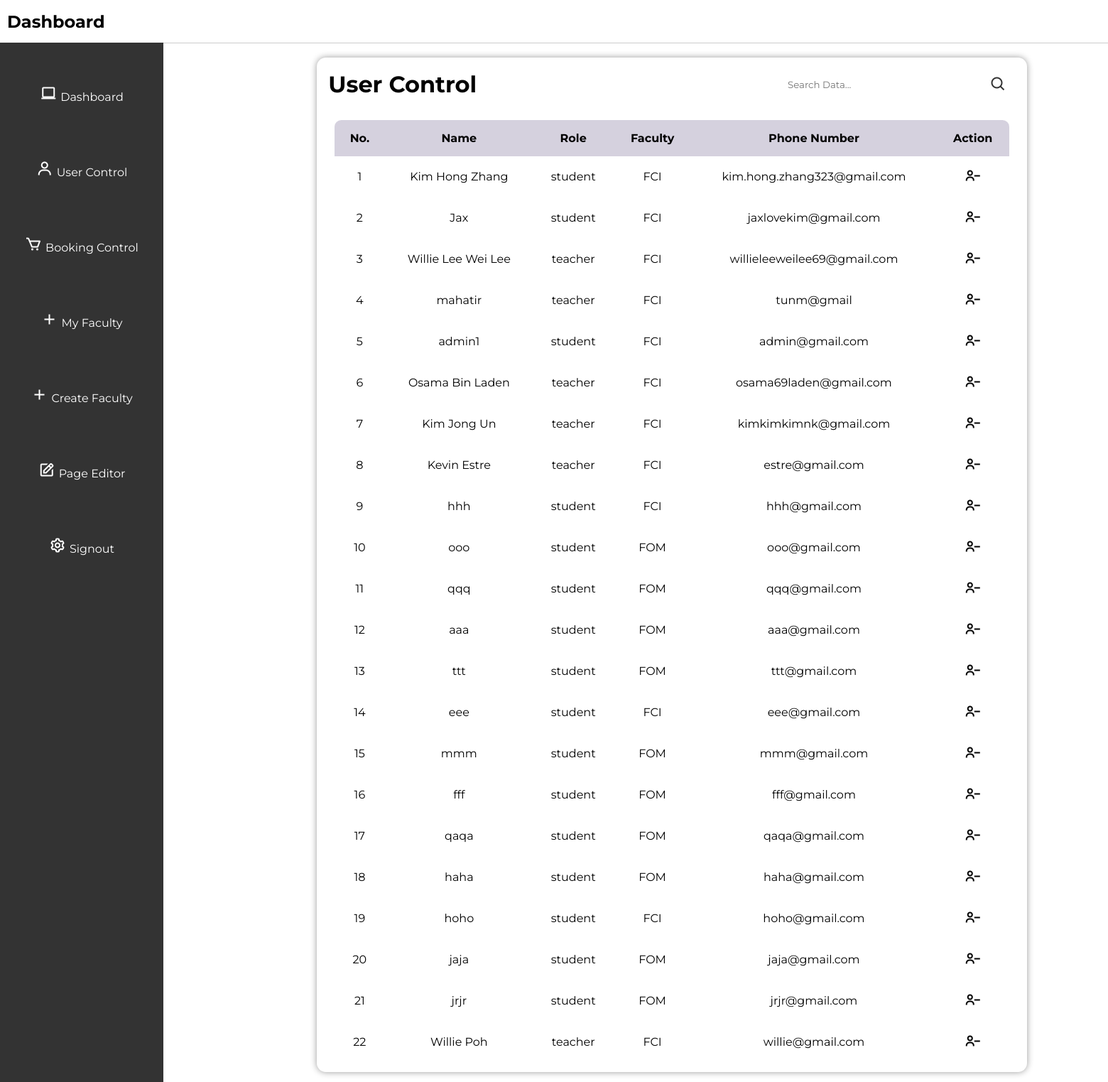
The page /usercontrol on the database as committed earlier.
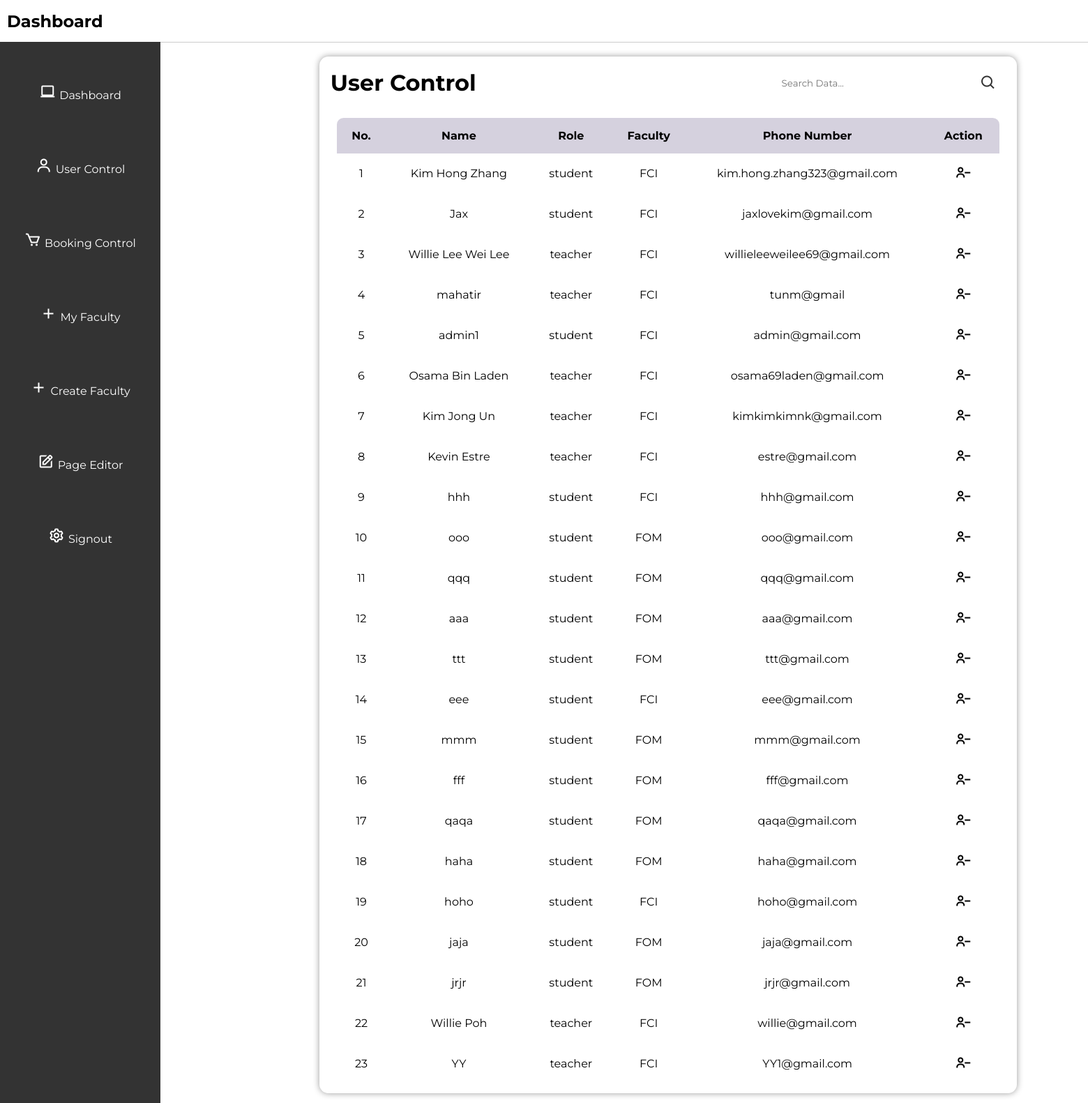
The same page on the database as committed later.
### tables this page shows
CREATE TABLE users (
        id INTEGER PRIMARY KEY AUTOINCREMENT,
        role TEXT NOT NULL,
        faculty TEXT NOT NULL,
        username TEXT NOT NULL UNIQUE,
        email TEXT NOT NULL UNIQUE,
        phone_number TEXT NOT NULL UNIQUE,
        password TEXT NOT NULL
        );

### app.py (the view)
@app.route("/usercontrol")
def usercontrol():
    conn = get_db_connection()
    cursor = conn.cursor()
    cursor.execute("SELECT * FROM users")
    user_data = cursor.fetchall()
    conn.close()
    return render_template("usercontrol.html", users=user_data)

### app.py (called while the page is built)
def get_db_connection():
    con = sqlite3.connect("database.db")
    con.row_factory = sqlite3.Row
    return con

### templates/usercontrol.html (shortened to what this page needs)
<!DOCTYPE html>
<html lang="en">
<head>
    <link rel="stylesheet" href="../static/style.css">
    <link href='https://unpkg.com/boxicons@2.1.4/css/boxicons.min.css'rel='stylesheet'>
</head>
<body>
    <header>
        <h2>Dashboard</h2>
    </header>
    <div class="sidebar">
        <ul>
            <li><i class='bx bx-laptop'></i><a href="/admin">Dashboard</a></li>
            <li><i class='bx bx-user'></i><a href="/usercontrol">User Control</a></li>
            <li><i class='bx bx-cart'></i><a href="/appointmentcontrol">Booking Control</a></li>
            <li><i class='bx bx-plus'></i><a href="/faculty">My Faculty</a></li>
            <li><i class='bx bx-plus'></i><a href="/createfacultyhub">Create Faculty</a></li>
            <li><i class='bx bx-edit' ></i><a href="/adminpageeditor">Page Editor</a></li>
            <li><i class='bx bx-cog' ></i><a href="/logout">Signout</a></li>
        </ul>
    </div>
    <div class="user-main">
        <div class="table" id="customers_table">
            <div class="table__header">
                <h1>User Control</h1>
                <div class="input-group">
                    <input type="search" placeholder="Search Data...">
                    <i class='bx bx-search'></i>
                </div>
            </div>
            <div class="table__body">
                <table>
                    <thead>
                        <tr>
                            <th> No. </th>
                            <th> Name </th>
                            <th> Role </th>
                            <th> Faculty </th>
                            <th> Phone Number </th>
                            <th> Action </th>
                        </tr>
                    </thead>
                    <tbody>
                        {% for user in users %}
                        <form action="/delete_user" method="POST">
                            <tr>
                                <td> {{ loop.index }} </td>
                                <td>{{ user[3] }}</td>
                                <td>{{ user[1] }}</td>
                                <td> {{ user[2] }} </td>
                                <td> {{ user[4] }}</td>
                                <td>
                                    <button type="submit"><i class='bx bx-user-minus'></i></button>
                                </td>
                            </tr>
                        </form>
                        {% endfor %}
                    </tbody>
                </table>
            </div>
        </div>
    </div>
</body>
</html>

### static/style.css (style rules this page uses)
* { margin: 0; padding: 0; box-sizing: border-box; font-family: 'Montserrat'; }
body { font-family: 'Montserrat', sans-serif; background-color: white; justify-content: center; align-items: center; margin: 0; padding: 0; min-width: 100vh; }
.bx { font-size: 24px; color: #333; }
header { display: flex; justify-content: space-between; align-items: center; padding: 10px; background-color: #ffffff; border-bottom: 1px solid #ccc; position: relative; top: 0; width: 100%; }
header h2 { font-size: 24px; }
.sidebar { height: calc(200vh - 60px); width: 230px; position: absolute; top: 60px; left: 0; background-color: #333; padding-top: 20px; overflow-y: auto; }
.sidebar ul { list-style-type: none; }
.sidebar ul li { padding: 40px 0; text-align: center; }
.sidebar ul li a { color: #fff; text-decoration: none; }
.sidebar i { color: white; margin-right: 5px; }
.table { position: relative; width: 1000px; box-shadow: 0 0 10px rgba(0, 0, 0, 0.4); border-radius: 12.8px; display: flex; justify-content: center; flex-direction: column; margin-top: 20px; left: 20%; }
.table__header { width: 100%; height: 10%; padding: 12.8px 16px; display: flex; justify-content: space-between; align-items: center; }
.table__header .input-group { width: 35%; height: 100%; padding: 12.8px; border-radius: 32px; display: flex; justify-content: center; align-items: center; transition: .2s; }
.table__header .input-group input { width: 100%; padding: 0 8px 0 4.8px; background-color: transparent; border: none; outline: none; }
.table__body { width: 95%; max-height: calc(89vh - 16px); background-color: #fffb; margin: 12.8px auto; border-radius: 9.6px; overflow: auto; overflow: overlay; }
table { width: 100%; }
table, th, td { border-collapse: collapse; padding: 16px; text-align: center; }
thead th { position: sticky; top: 0; left: 0; background-color: #d5d1defe; text-transform: capitalize; }
.table__body button { background-color: transparent; border: none; color: black; justify-content: center; }
.table__body i { border: none; color: black; }

Rows that differ between the two databases and show on the page:
added users: username "YY", role "teacher", faculty "FCI", email "YY1@gmail.com"
